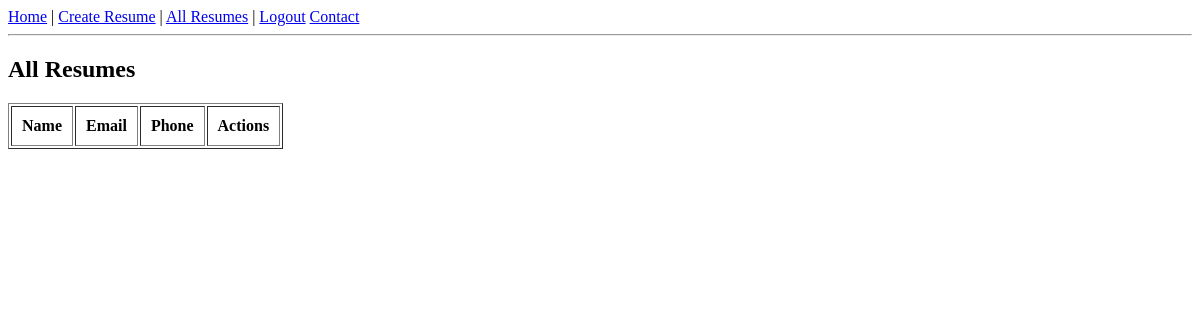
The app's page /resumes, older data.
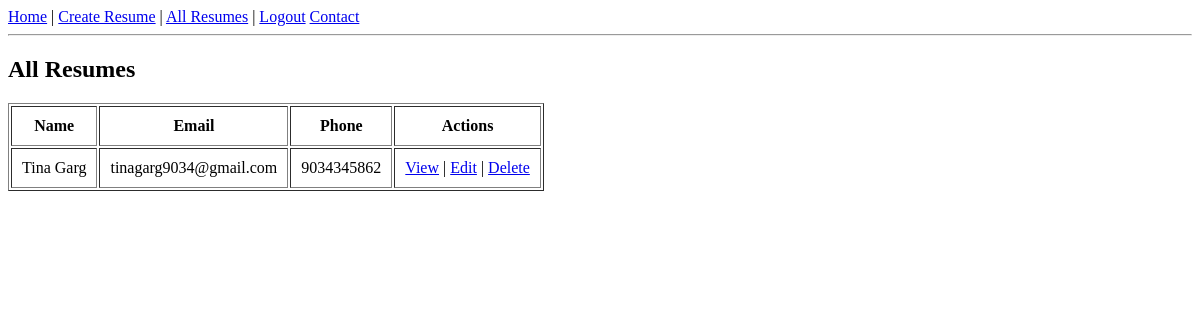
The same page, newer data.
### models.py (models this page shows)
class Resume(db.Model):
    id = db.Column(db.Integer, primary_key=True)
    name = db.Column(db.String(100))
    email = db.Column(db.String(100),unique=True,nullable=False)
    phone = db.Column(db.String(20))
    skills = db.Column(db.Text)
    education = db.Column(db.Text)
    experience = db.Column(db.Text)
    photo = db.Column(db.String(100))

### app.py (the view)
@app.route("/resumes")
def resumes():
    resumes = Resume.query.all()
    return render_template("resumes.html", resumes=resumes)

### templates/resumes.html (shortened to what this page needs)
<!DOCTYPE html>
<html>
<head>
</head>
<body>
{% include "navbar.html" %}
<h2>All Resumes</h2>
<table border="1" cellpadding="10">
    <tr>
        <th>Name</th>
        <th>Email</th>
        <th>Phone</th>
        <th>Actions</th>
    </tr>
    {% for resume in resumes %}
    <tr>
        <td>{{ resume.name }}</td>
        <td>{{ resume.email }}</td>
        <td>{{ resume.phone }}</td>
        <td>
            <a href="/view/{{ resume.id }}">View</a> |
            <a href="/edit/{{ resume.id }}">Edit</a> |
            <a href="/delete/{{ resume.id }}">Delete</a>
        </td>
    </tr>
    {% endfor %}
</table>
</body>
</html>

### templates/navbar.html
<nav>
    <a href="/" class="active">Home</a> |
    <a href="/resume">Create Resume</a> |
    <a href="/view">All Resumes</a> |
    <a href="/logout">Logout</a>
    <a href="/contact">Contact</a>
</nav>
<hr>

Row changes from the older to the newer data that the page shows:
added Resume: name "Tina Garg", email "tinagarg9034@gmail.com", phone "9034345862"
